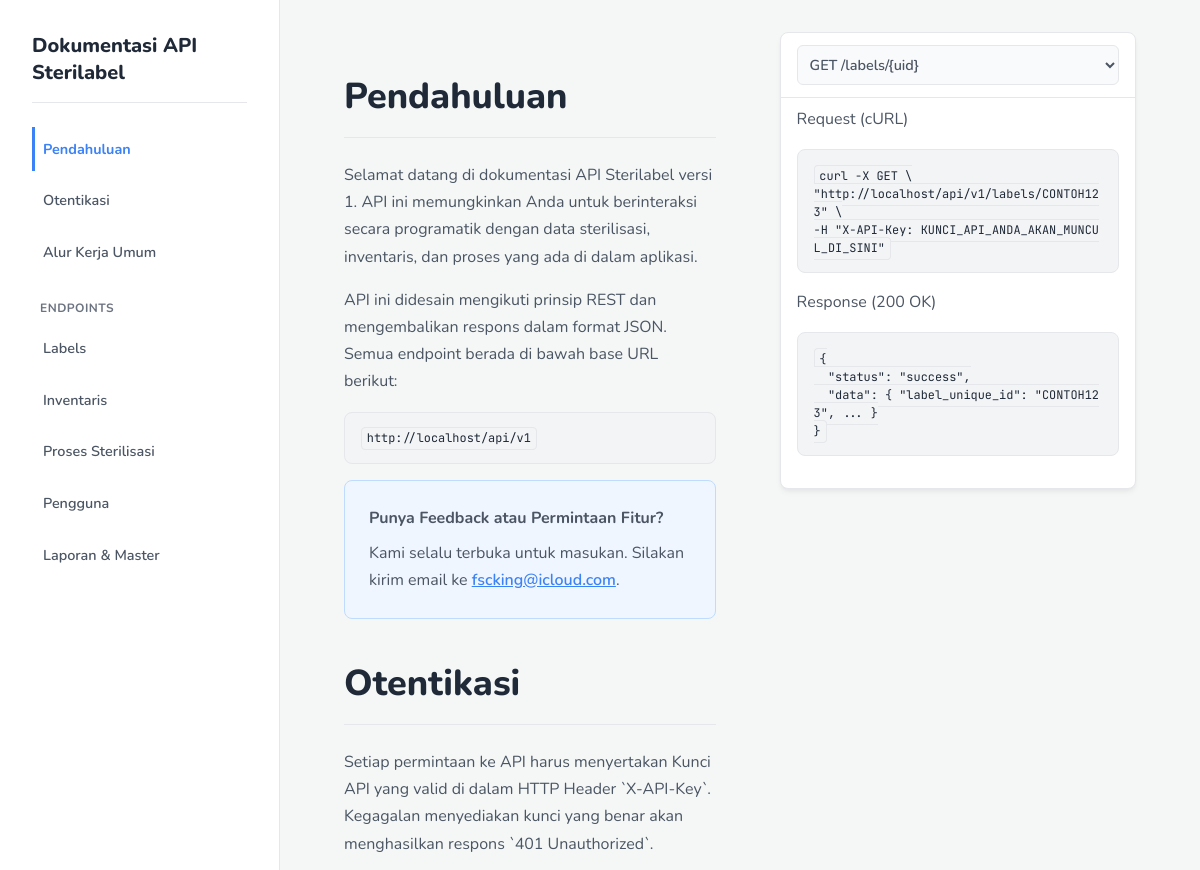
/api/docs.php (signed in, upper part), run on an earlier commit of the app's database.
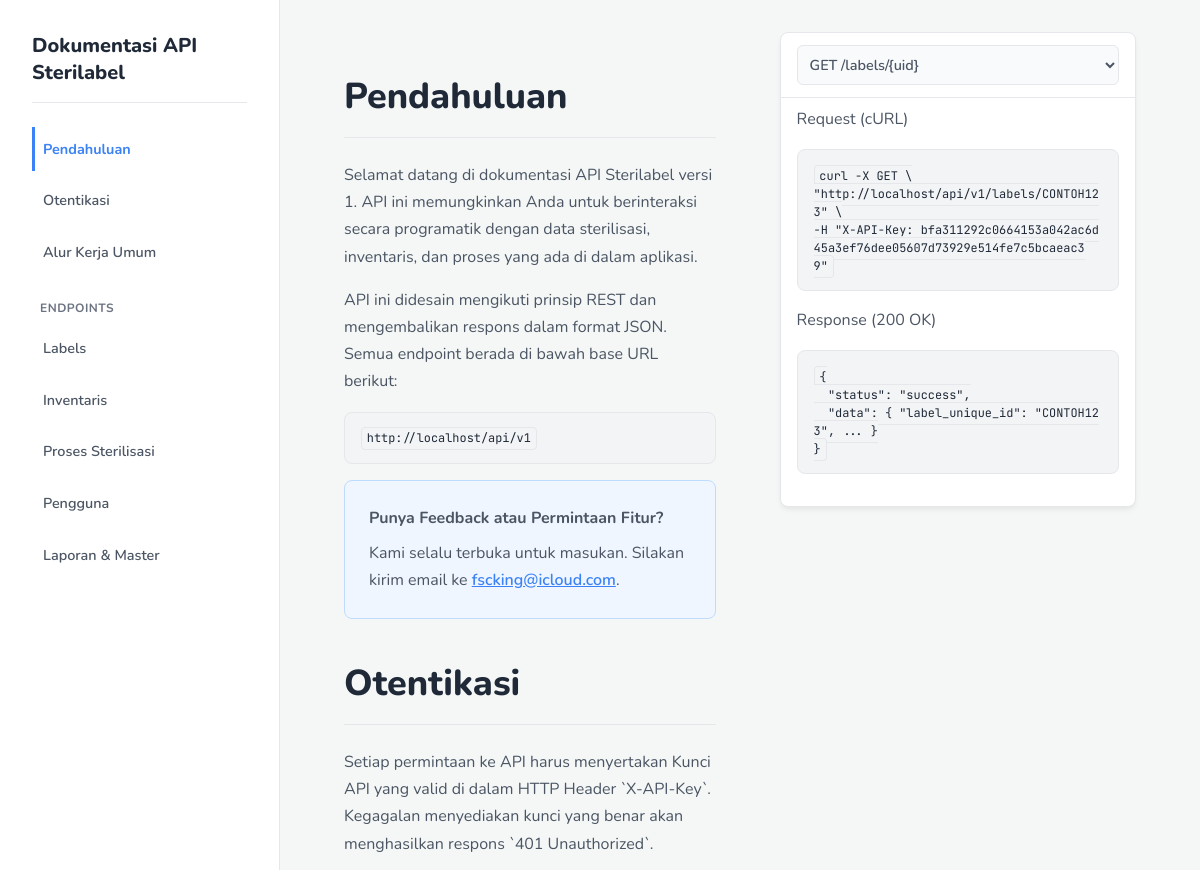
And on a later commit of the database.
### tables this page shows
CREATE TABLE `api_keys` (
  `id` int(11) NOT NULL,
  `client_name` varchar(100) NOT NULL COMMENT 'Nama sistem/klien yang menggunakan kunci ini',
  `api_key` varchar(255) NOT NULL COMMENT 'Kunci API yang sebenarnya',
  `permissions` varchar(255) DEFAULT 'read_only' COMMENT 'Hak akses (contoh: read_only, read_write)',
  `is_active` tinyint(1) NOT NULL DEFAULT 1,
  `created_at` timestamp NULL DEFAULT current_timestamp(),
  `last_used_at` timestamp NULL DEFAULT NULL
);

### config.php (called while the page is built, shortened)
<?php
function connectToDatabase(): mysqli|false
{
    $connection = new mysqli(DB_SERVER, DB_USERNAME, DB_PASSWORD, DB_NAME);
    $connection->query("SET time_zone = '+07:00'");
    return $connection;
}
$app_settings_from_db = [];
$default_settings = [
    'app_instance_name'              => 'Sterilabel',
    'default_expiry_days'            => '30',
    'enable_pending_validation'      => '0',
    'show_status_block_on_detail_page' => '1',
    'app_logo_filename'              => '',
    'show_app_name_beside_logo'      => '1',
    'print_template'                 => 'thermal',
    'thermal_fields_config'          => '{}',
    'thermal_qr_position'            => 'bottom_center',
    'thermal_qr_size'                => 'medium',
    'staff_can_manage_instruments'   => '0',
    'staff_can_manage_sets'          => '0',
    'staff_can_validate_cycles'      => '0',
    'staff_can_view_activity_log'    => '0',
    'public_usage_pin'               => '',
    'thermal_custom_text_1'          => '',
    'thermal_custom_text_2'          => '',
    'thermal_paper_width_mm'         => '70',
    'thermal_paper_height_mm'        => '40'
];
$conn_settings = connectToDatabase();
if ($conn_settings) {
    $sql = "SELECT setting_name, setting_value FROM app_settings";
    $result = $conn_settings->query($sql);
    if ($result) {
        while ($row = $result->fetch_assoc()) {
            if (array_key_exists($row['setting_name'], $default_settings)) {
                $app_settings_from_db[$row['setting_name']] = $row['setting_value'];
            }
        }
    } else {
        error_log("Failed to load application settings from DB: " . $conn_settings->error);
    }
} else {
    error_log("Database connection failed, cannot load application settings.");
}
$app_settings = array_merge($default_settings, $app_settings_from_db);
$completeDefaultFieldStructure = [
    'item_name'         => ['visible' => true,  'order' => 1, 'label' => 'Nama Item', 'hide_label' => false, 'custom_label' => ''],
    'label_title'       => ['visible' => true,  'order' => 2, 'label' => 'Judul Label', 'hide_label' => false, 'custom_label' => ''],
    'label_unique_id'   => ['visible' => false, 'order' => 3, 'label' => 'ID Label Unik', 'hide_label' => false, 'custom_label' => ''],
    'created_at'        => ['visible' => true,  'order' => 4, 'label' => 'Tanggal Buat', 'hide_label' => false, 'custom_label' => ''],
    'expiry_date'       => ['visible' => true,  'order' => 5, 'label' => 'Tanggal Kedaluwarsa', 'hide_label' => false, 'custom_label' => ''],
    'load_name'         => ['visible' => false, 'order' => 6, 'label' => 'Nama Muatan', 'hide_label' => false, 'custom_label' => ''],
    'cycle_number'      => ['visible' => false, 'order' => 7, 'label' => 'Nomor Siklus', 'hide_label' => false, 'custom_label' => ''],
    'machine_name'      => ['visible' => false, 'order' => 8, 'label' => 'Nama Mesin', 'hide_label' => false, 'custom_label' => ''],
    'cycle_operator_name' => ['visible' => false, 'order' => 9, 'label' => 'Operator Siklus', 'hide_label' => false, 'custom_label' => ''],
    'cycle_date'        => ['visible' => false, 'order' => 10, 'label' => 'Tanggal Siklus', 'hide_label' => false, 'custom_label' => ''],
    'load_creator_name'   => ['visible' => false, 'order' => 11, 'label' => 'Pembuat Muatan', 'hide_label' => false, 'custom_label' => ''],
    'destination_department_name' => ['visible' => false, 'order' => 12, 'label' => 'Departemen Tujuan', 'hide_label' => false, 'custom_label' => ''],
    'creator_username'  => ['visible' => false, 'order' => 13, 'label' => 'Dibuat Oleh (Label)', 'hide_label' => false, 'custom_label' => ''],
    'used_at'           => ['visible' => false, 'order' => 14, 'label' => 'Tanggal Digunakan', 'hide_label' => false, 'custom_label' => ''],
    'notes'             => ['visible' => false, 'order' => 15, 'label' => 'Catatan Tambahan', 'hide_label' => false, 'custom_label' => ''],
    'custom_text_1'     => ['visible' => false, 'order' => 16, 'label' => 'Teks Kustom 1', 'hide_label' => true,  'custom_label' => ''],
    'custom_text_2'     => ['visible' => false, 'order' => 17, 'label' => 'Teks Kustom 2', 'hide_label' => true,  'custom_label' => '']
];
$decodedFieldsConfig = null;
if (isset($app_settings['thermal_fields_config']) && is_string($app_settings['thermal_fields_config'])) {
    $decodedFieldsConfig = json_decode($app_settings['thermal_fields_config'], true);
} elseif (isset($app_settings['thermal_fields_config']) && is_array($app_settings['thermal_fields_config'])) {
    $decodedFieldsConfig = $app_settings['thermal_fields_config'];
} else {
    $decodedFieldsConfig = [];
}
$finalThermalFieldsConfig = [];
foreach ($completeDefaultFieldStructure as $key => $defaultValues) {
    $dbValue = $decodedFieldsConfig[$key] ?? [];
    $finalThermalFieldsConfig[$key] = [
        'visible'      => (bool)($dbValue['visible'] ?? $defaultValues['visible']),
        'order'        => (int)($dbValue['order'] ?? $defaultValues['order']),
        'label'        => $defaultValues['label'],
        'hide_label'   => (bool)($dbValue['hide_label'] ?? $defaultValues['hide_label']),
        'custom_label' => (string)($dbValue['custom_label'] ?? $defaultValues['custom_label'])
    ];
}
$app_settings['thermal_fields_config'] = $finalThermalFieldsConfig;

### api/docs.php (the view, shortened to what this page needs)
<?php
require_once '../config.php';
$sample_api_key = 'KUNCI_API_ANDA_AKAN_MUNCUL_DI_SINI';
$conn = connectToDatabase();
if ($conn) {
    $result = $conn->query("SELECT api_key FROM api_keys WHERE is_active = 1 AND permissions = 'read_write' LIMIT 1");
    if ($result && $row = $result->fetch_assoc()) {
        $sample_api_key = $row['api_key'];
    }
}
$protocol = (!empty($_SERVER['HTTPS']) && $_SERVER['HTTPS'] !== 'off' || (isset($_SERVER['SERVER_PORT']) && $_SERVER['SERVER_PORT'] == 443)) ? "https://" : "http://";
$host = $_SERVER['HTTP_HOST'] ?? 'steril.rejiva.my.id';
$api_base_path = dirname($_SERVER['SCRIPT_NAME']);
$full_api_url = rtrim($protocol . $host . $api_base_path, '/');
$api_v1_url = $full_api_url . '/v1';
$appInstanceName = $app_settings['app_instance_name'] ?? 'Sterilabel';
?>
<!DOCTYPE html>
<html lang="id">
<head>
</head>
<body>
    <aside class="sidebar">
        <h1>Dokumentasi API <?php echo htmlspecialchars($appInstanceName); ?></h1>
        <nav id="sidebar-nav">
            <ul>
                <li><a href="#pendahuluan" class="active">Pendahuluan</a></li>
                <li><a href="#otentikasi">Otentikasi</a></li>
                <li><a href="#workflow">Alur Kerja Umum</a></li>
                <li class="nav-category">Endpoints</li>
                <li><a href="#labels">Labels</a></li>
                <li><a href="#inventaris">Inventaris</a></li>
                <li><a href="#proses">Proses Sterilisasi</a></li>
                <li><a href="#pengguna">Pengguna</a></li>
                <li><a href="#laporan">Laporan & Master</a></li>
            </ul>
        </nav>
    </aside>
    <main class="main-content">
        <div class="content-column">
            <section id="pendahuluan">
                <h2>Pendahuluan</h2>
                <p>Selamat datang di dokumentasi API Sterilabel versi 1. API ini memungkinkan Anda untuk berinteraksi secara programatik dengan data sterilisasi, inventaris, dan proses yang ada di dalam aplikasi.</p>
                <p>API ini didesain mengikuti prinsip REST dan mengembalikan respons dalam format JSON. Semua endpoint berada di bawah base URL berikut:</p>
                <pre><code><?php echo htmlspecialchars($api_v1_url); ?></code></pre>
                <div class="feedback-box">
                    <p style="margin-bottom: 0.5rem;"><strong>Punya Feedback atau Permintaan Fitur?</strong></p>
                    <p style="margin: 0;">Kami selalu terbuka untuk masukan. Silakan kirim email ke <a href="mailto:fscking@icloud.com" style="color: var(--accent-blue); font-weight: 600;">fscking@icloud.com</a>.</p>
                </div>
            </section>
            <section id="otentikasi">
                <h2>Otentikasi</h2>
                <p>Setiap permintaan ke API harus menyertakan Kunci API yang valid di dalam HTTP Header `X-API-Key`. Kegagalan menyediakan kunci yang benar akan menghasilkan respons `401 Unauthorized`.</p>
            </section>
        </div>
        <div class="code-column">
            <div class="code-column-sticky">
                <div class="code-card">
                    <div class="code-card-header">
                        <select id="endpoint-selector">
                            <optgroup label="Labels">
                                <option value="get-label-details">GET /labels/{uid}</option>
                            </optgroup>
                        </select>
                    </div>
                    <div class="code-card-body">
                        <div id="viewer-get-label-details" class="code-viewer active">
                            <p class="font-semibold text-gray-300">Request (cURL)</p>
<pre><code>curl -X GET \
"<?php echo htmlspecialchars($api_v1_url); ?>/labels/CONTOH123" \
-H "X-API-Key: <?php echo htmlspecialchars($sample_api_key); ?>"</code></pre>
                            <p class="font-semibold text-gray-300 mt-4">Response (200 OK)</p>
<pre><code>{
  "status": "success",
  "data": { "label_unique_id": "CONTOH123", ... }
}</code></pre>
                        </div>
                    </div>
                </div>
            </div>
        </div>
    </main>
</body>
</html>

### api/docs.php (style rules this page uses)
:root { --bg-light: #f4f7f6; --sidebar-bg: #ffffff; --text-primary: #1f2937; --text-secondary: #4b5563; --text-muted: #6b7280; --border-color: #e5e7eb; --accent-blue: #3b82f6; --accent-green: #22c55e; --accent-yellow: #f59e0b; --code-bg: #f3f4f6; --code-text: #1f2937; }
*, *::before, *::after { box-sizing: border-box; }
html { scroll-behavior: smooth; }
body { font-family: 'Nunito', sans-serif; background-color: var(--bg-light); color: var(--text-secondary); margin: 0; display: flex; }
.sidebar { width: 280px; background-color: var(--sidebar-bg); border-right: 1px solid var(--border-color); padding: 2rem; position: fixed; height: 100%; overflow-y: auto; }
.sidebar h1 { font-size: 1.25rem; font-weight: 800; color: var(--text-primary); margin: 0 0 1rem 0; padding-bottom: 1rem; border-bottom: 1px solid var(--border-color); }
.sidebar nav ul { list-style: none; padding: 0; margin: 1.5rem 0 0 0; }
.sidebar nav li a { display: block; padding: 0.6rem 0.5rem; color: var(--text-secondary); text-decoration: none; font-weight: 600; transition: color 0.2s, border-color 0.2s, background-color 0.2s; font-size: 0.9rem; border-left: 3px solid transparent; border-radius: 0 4px 4px 0; }
.sidebar nav li a.active { color: var(--accent-blue); border-left-color: var(--accent-blue); font-weight: 700; }
.sidebar .nav-category { font-size: 0.75rem; color: var(--text-muted); font-weight: 700; text-transform: uppercase; margin-top: 1.5rem; letter-spacing: 0.5px; padding: 0 0.5rem; }
.main-content { margin-left: 280px; padding: 2rem 4rem; width: calc(100% - 280px); display: flex; gap: 4rem; }
.content-column { flex: 1; min-width: 0; max-width: 720px; }
.code-column { width: 45%; max-width: 500px; }
.code-column-sticky { position: sticky; top: 2rem; }
section { padding-top: 2.5rem; }
h2 { font-size: 2.25rem; font-weight: 800; color: var(--text-primary); padding-bottom: 1rem; margin: 0 0 1.5rem 0; border-bottom: 1px solid var(--border-color); }
p { line-height: 1.7; margin: 0 0 1rem 0; }
ul { margin: 0 0 1rem 0; padding-left: 1.5rem; line-height: 1.7; }
li { margin-bottom: 0.5rem; }
code, .code { font-family: 'JetBrains Mono', monospace; background-color: var(--code-bg); color: var(--code-text); padding: 0.2em 0.4em; border-radius: 4px; font-size: 0.875em; border: 1px solid #e5e7eb; }
pre { background-color: var(--code-bg); color: var(--text-primary); padding: 1rem; border-radius: 8px; margin: 1rem 0; font-family: 'JetBrains Mono', monospace; font-size: 0.85em; white-space: pre-wrap; word-break: break-all; border: 1px solid var(--border-color); }
.code-card { background-color: var(--sidebar-bg); border-radius: 8px; box-shadow: 0 4px 6px -1px rgba(0,0,0,0.05), 0 2px 4px -1px rgba(0,0,0,0.03); border: 1px solid var(--border-color); }
.code-card-header { padding: 0.75rem 1rem; border-bottom: 1px solid var(--border-color); display: flex; justify-content: space-between; align-items: center; }
.code-card-body { padding: 0.5rem 1rem 1rem; }
#endpoint-selector { width: 100%; background-color: #f9fafb; color: var(--text-secondary); border: 1px solid var(--border-color); border-radius: 6px; padding: 0.5rem; font-family: 'Nunito', sans-serif; font-size: 0.9em; font-weight: 600; }
.code-viewer { display: none; }
.code-viewer.active { display: block; }
.feedback-box { background-color: #eff6ff; border: 1px solid #bfdbfe; border-radius: 8px; padding: 1.5rem; margin-top: 1rem; }

What changed in the data, as far as the page shows it:
added api_keys: api_key "bfa311292c0664153a042ac6d45a3ef76dee05607d73929e514fe7c5bcaeac39"
Also different on the page:
$sample_api_key: "KUNCI_API_ANDA_AKAN_MUNCUL_DI_SINI" → (not shown)
